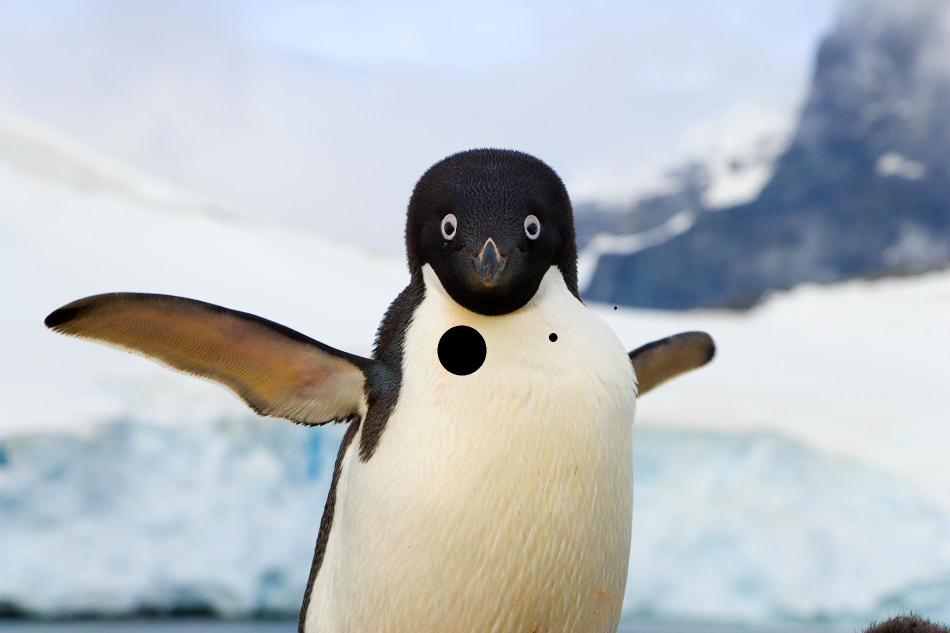
#> input picture Bilder/Penguins.jpg, 1900 x 1266 px, given in place of the camera (shown at 1/2 size)
$ python webCam.py   (older library calls are emulated)
#> lines starting #> are read from the running program, lines starting #| are printed output that depends on the picture; after the words box and inside, x2 and y2 are one past the last pixel; in counts of white or black regions, pixels touching at a corner belong together
### blobDetect.py
import cv2
import numpy as np

# [8 lines left out: function readImage, not called in this run]

def blobDetector():
    # Setup SimpleBlobDetector parameters.
    params = cv2.SimpleBlobDetector_Params()

    # Change thresholds
    params.minThreshold = 100
    params.maxThreshold = 255


    # Filter by Area.
    params.filterByArea = True
    params.minArea = 50

    # Filter by Circularity
    params.filterByCircularity = False
    params.minCircularity = 0.1

    # Filter by Convexity
    params.filterByConvexity = False
    params.minConvexity = 0.87

    # Filter by Inertia
    params.filterByInertia = True
    params.minInertiaRatio = 0.01


    #determine cv version
    print(cv2.__version__)
    if cv2.__version__.startswith('2'):
        detector = cv2.SimpleBlobDetector(params)
    else:
        detector = cv2.SimpleBlobDetector_create(params)

    return detector

# [7 lines left out: function detectStuff, not called in this run]

# [13 lines that do not run on import are left out]

### webCam.py
import cv2
import blobDetect as bd
import numpy as np
from Image_process import *

redLower = (20,10,10)                                                #100,130,50 skal være for å filtrere rød farge
redUpper = (100,255,255)                                             #200,200,130


if __name__ == "__main__":
    cv2.namedWindow("preview")                                      #åpner vindu
    vc = cv2.VideoCapture(0)                                        #tar er bilde med webCam

    if vc.isOpened():                                               # try to get the first frame
        rval, frame = vc.read()
#> frame is the input picture: shape (1266, 1900, 3); mean B, G, R 193.8, 189.3, 183.5
    else:
        rval = False
    frame = cv2.resize(frame, (650,500))                            #fungerer ikke, burde skalerer bedre etter oppløsning til kamera
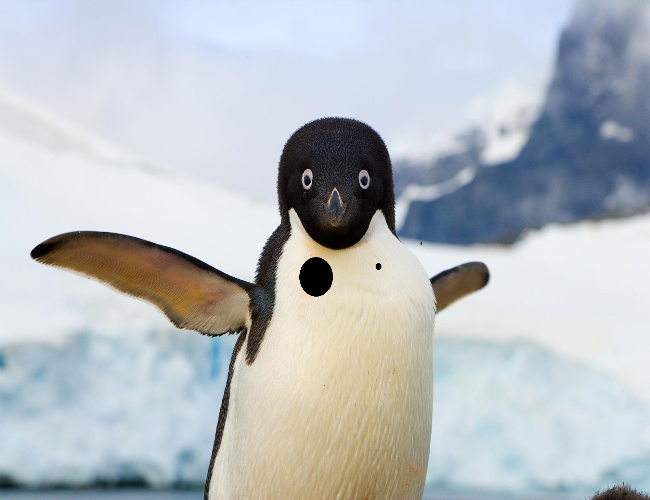
#> frame: shape (500, 650, 3); mean B, G, R 193.8, 189.2, 183.4
    cv2.imshow("preview", frame)                                    #viser frame
    detector = bd.blobDetector()                                    #første detection


    while rval:                                                     #fortsetter å ta bilder så lenge det går, methink
        rval, frame = vc.read()
        frame_Adapt = frame                                         #tar nytt bilde
        #frame = cv2.resize(frame, (650,500))                       #reskalerer for vindu, fungerer ikke som planlagt (endre pixler)
        mask = cv2.inRange(frame, redLower, redUpper)               #har ingen anelse hvordan mask opplegget fungerer, men det må til for å filterer bort alt fra bildet
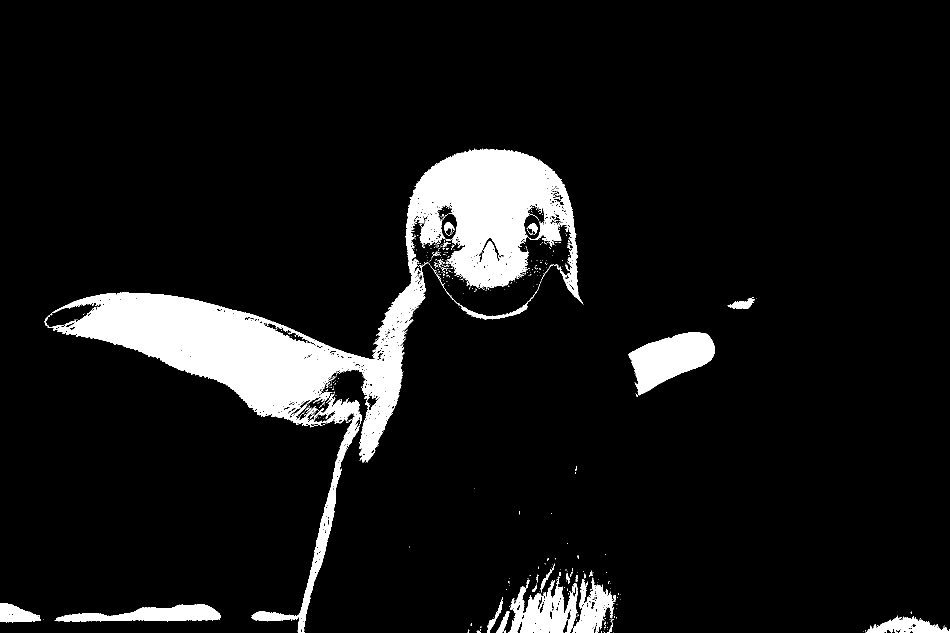
#> mask: shape (1266, 1900) (shown at 1/2 size); 8.3% white; 476 white regions (440 under 20 px), largest, box (x1, y1, x2, y2) and area: (89, 297, 1166, 1266) 156187, (1257, 664, 1430, 791) 12491, (1017, 1153, 1156, 1266) 8473
        mask = cv2.erode(mask, None, iterations=0)                  #som ikke er rødt
        mask = cv2.dilate(mask, None, iterations=0)
        frame = cv2.bitwise_and(frame,frame,mask = mask)            #dette gir et rart bilde
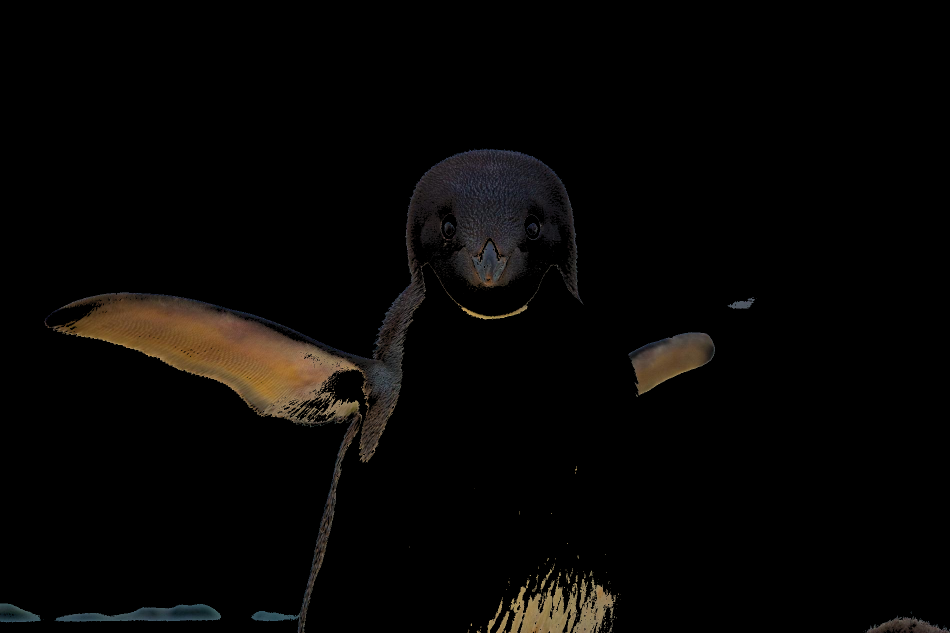
#> frame: shape (1266, 1900, 3) (shown at 1/2 size); mean B, G, R 4.4, 5.7, 6.9
        cv2.imshow("0", frame)

        #Adaptive thresh forsøk
#> (the run stopped early here; a loop or call above may not have finished)
